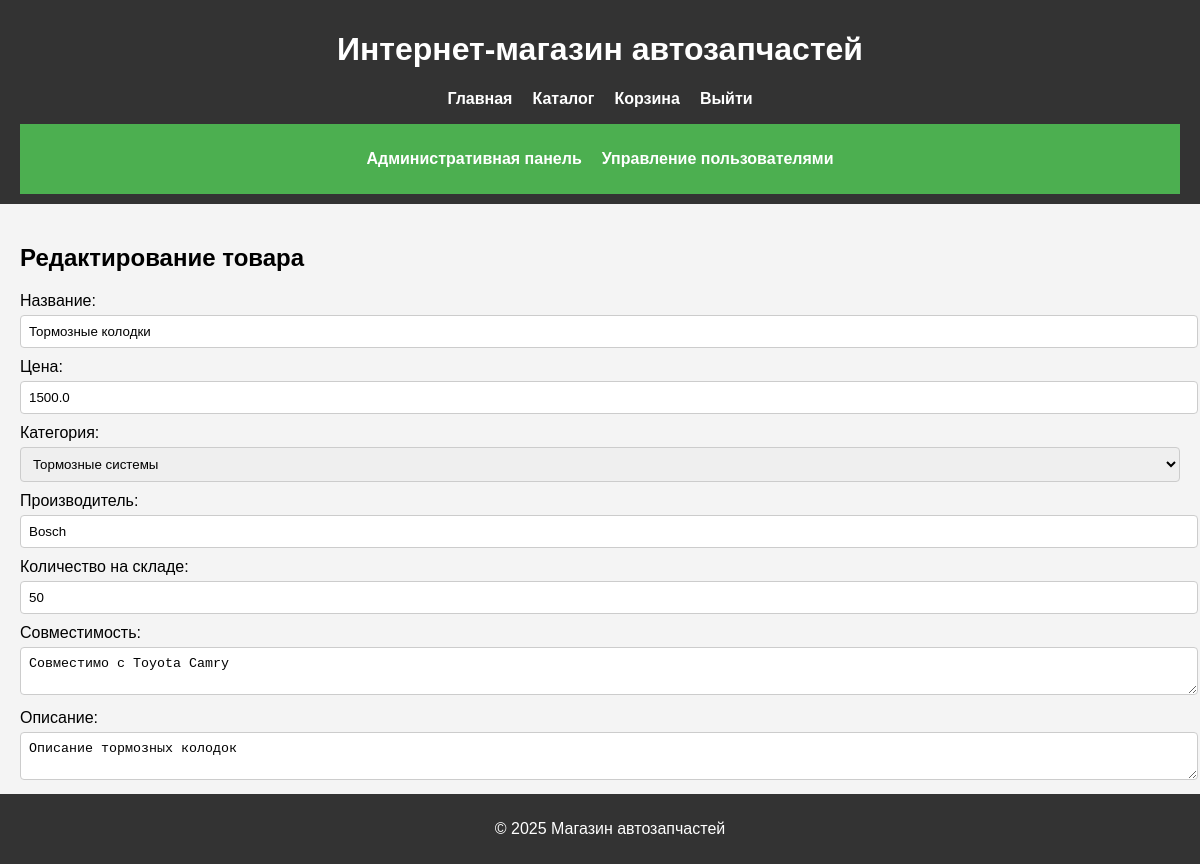
The page /edit_product/1 (signed in) on the database its author committed.
### tables this page shows
CREATE TABLE Products (
                ProductID INTEGER PRIMARY KEY AUTOINCREMENT,
                ProductName TEXT,
                Description TEXT,
                Price REAL,
                CategoryID INTEGER,
                Manufacturer TEXT,
                StockQuantity INTEGER,
                Compatibility TEXT,
                FOREIGN KEY (CategoryID) REFERENCES Categories(CategoryID)
            );

CREATE TABLE Categories (
                CategoryID INTEGER PRIMARY KEY AUTOINCREMENT,
                CategoryName TEXT
            );

### app.py (the view, shortened to what this page needs)
@app.route('/edit_product/<int:product_id>', methods=['GET', 'POST'])
def edit_product(product_id):
    if session.get('role') != 'admin':
        flash('Доступ запрещен!', 'error')
        return redirect(url_for('home'))
    conn = get_db_connection()
    product = conn.execute("SELECT * FROM Products WHERE ProductID = ?", (product_id,)).fetchone()
    if not product:
        flash('Товар не найден!', 'error')
        return redirect(url_for('admin_panel'))
    categories = conn.execute("SELECT * FROM Categories").fetchall()
    conn.close()
    return render_template('edit_product.html', product=product, categories=categories)

### app.py (called while the page is built)
def get_db_connection():
    conn = sqlite3.connect(DATABASE)
    conn.row_factory = sqlite3.Row
    return conn

### templates/edit_product.html
{% extends "index.html" %}
{% block content %}
<h2>Редактирование товара</h2>
<form method="POST" action="{{ url_for('edit_product', product_id=product.ProductID) }}">
    <label for="product_name">Название:</label>
    <input type="text" id="product_name" name="product_name" value="{{ product.ProductName }}" required><br>
    <label for="price">Цена:</label>
    <input type="number" step="0.01" id="price" name="price" value="{{ product.Price }}" required><br>
    <label for="category_id">Категория:</label>
    <select id="category_id" name="category_id" required>
        {% for category in categories %}
        <option value="{{ category.CategoryID }}" {% if category.CategoryID == product.CategoryID %}selected{% endif %}>
            {{ category.CategoryName }}
        </option>
        {% endfor %}
    </select><br>
    <label for="manufacturer">Производитель:</label>
    <input type="text" id="manufacturer" name="manufacturer" value="{{ product.Manufacturer }}" required><br>
    <label for="stock_quantity">Количество на складе:</label>
    <input type="number" id="stock_quantity" name="stock_quantity" value="{{ product.StockQuantity }}" required><br>
    <label for="compatibility">Совместимость:</label>
    <textarea id="compatibility" name="compatibility">{{ product.Compatibility }}</textarea><br>
    <label for="description">Описание:</label>
    <textarea id="description" name="description">{{ product.Description }}</textarea><br>
    <button type="submit">Сохранить изменения</button>
</form>
{% endblock %}

### static/styles.css (style rules this page uses)
body { font-family: Arial, sans-serif; margin: 0; padding: 0; background-color: #f4f4f4; overflow-y: auto; min-height: 100vh; }
button { background-color: #4CAF50; color: white; padding: 10px 15px; border: none; border-radius: 4px; cursor: pointer; }
form { margin-bottom: 15px; }
form input, form select, form textarea { width: 100%; padding: 8px; margin-top: 5px; margin-bottom: 10px; border: 1px solid #ccc; border-radius: 4px; }

### rows shown on the page
Products: product_name "Тормозные колодки", price "1500.0", category_id "Тормозные системы", manufacturer "Bosch", stock_quantity "50", compatibility "Совместимо с Toyota Camry", description "Описание тормозных колодок"
